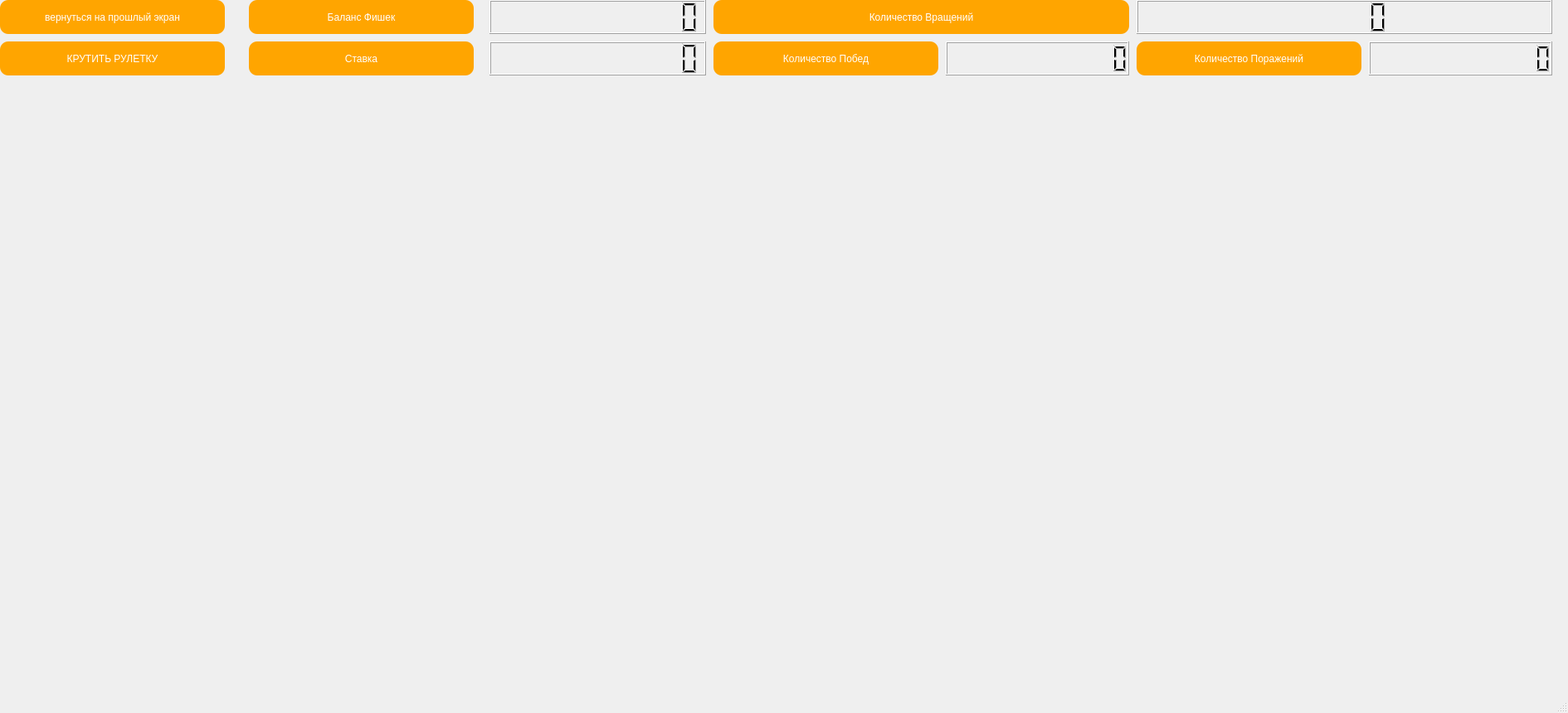
<?xml version="1.0" encoding="UTF-8"?>
<ui version="4.0">
 <class>RouletteGame</class>
 <widget class="QMainWindow" name="RouletteGame">
  <property name="geometry">
   <rect>
    <x>0</x>
    <y>0</y>
    <width>1890</width>
    <height>860</height>
   </rect>
  </property>
  <property name="windowTitle">
   <string>MainWindow</string>
  </property>
  <property name="styleSheet">
   <string notr="true">QMainWindow

{
background-image: url(:/source/resource/backgroungroulette.png);
}</string>
  </property>
  <widget class="QWidget" name="centralwidget">
   <widget class="QPushButton" name="pushButton">
    <property name="geometry">
     <rect>
      <x>0</x>
      <y>0</y>
      <width>271</width>
      <height>41</height>
     </rect>
    </property>
    <property name="styleSheet">
     <string notr="true">QPushButton
{
border:none;
color:white;
background-color:orange;
font: 600 10.5pt &quot;Liberation Serif&quot;;
position: absolute;
border-radius: 10px;
}
QPushButton:Hover
{
    background-color:rgb(255,145,0);
	border-radius: 10px;
}
QPushButton:pressed
{
	background-color:rgb(0,12,0);
	color:rgb(0,255,0);
	border-radius: 10px;
	
}</string>
    </property>
    <property name="text">
     <string>вернуться на прошлый экран</string>
    </property>
   </widget>
   <widget class="QPushButton" name="on_pushButton_2">
    <property name="geometry">
     <rect>
      <x>0</x>
      <y>50</y>
      <width>271</width>
      <height>41</height>
     </rect>
    </property>
    <property name="styleSheet">
     <string notr="true">QPushButton
{
border:none;
color:white;
background-color:orange;
font: 600 10.5pt &quot;Liberation Serif&quot;;
position: absolute;
border-radius: 10px;
}
QPushButton:Hover
{
    background-color:rgb(255,145,0);
	border-radius: 10px;
}
QPushButton:pressed
{
	background-color:rgb(0,12,0);
	color:rgb(0,255,0);
	border-radius: 10px;
	
}</string>
    </property>
    <property name="text">
     <string>КРУТИТЬ РУЛЕТКУ</string>
    </property>
   </widget>
   <widget class="QPushButton" name="on_pushButton_3">
    <property name="geometry">
     <rect>
      <x>300</x>
      <y>0</y>
      <width>271</width>
      <height>41</height>
     </rect>
    </property>
    <property name="styleSheet">
     <string notr="true">QPushButton
{
border:none;
color:white;
background-color:orange;
font: 600 10.5pt &quot;Liberation Serif&quot;;
position: absolute;
border-radius: 10px;
}
QPushButton:Hover
{
    background-color:rgb(255,145,0);
	border-radius: 10px;
}
QPushButton:pressed
{
	background-color:rgb(0,12,0);
	color:rgb(0,255,0);
	border-radius: 10px;
	
}</string>
    </property>
    <property name="text">
     <string>Баланс Фишек</string>
    </property>
   </widget>
   <widget class="QLCDNumber" name="lcdNumber">
    <property name="geometry">
     <rect>
      <x>590</x>
      <y>0</y>
      <width>261</width>
      <height>41</height>
     </rect>
    </property>
    <property name="digitCount">
     <number>12</number>
    </property>
   </widget>
   <widget class="QPushButton" name="on_pushButton_4">
    <property name="geometry">
     <rect>
      <x>300</x>
      <y>50</y>
      <width>271</width>
      <height>41</height>
     </rect>
    </property>
    <property name="styleSheet">
     <string notr="true">QPushButton
{
border:none;
color:white;
background-color:orange;
font: 600 10.5pt &quot;Liberation Serif&quot;;
position: absolute;
border-radius: 10px;
}
QPushButton:Hover
{
    background-color:rgb(255,145,0);
	border-radius: 10px;
}
QPushButton:pressed
{
	background-color:rgb(0,12,0);
	color:rgb(0,255,0);
	border-radius: 10px;
	
}</string>
    </property>
    <property name="text">
     <string>Ставка</string>
    </property>
   </widget>
   <widget class="QLCDNumber" name="lcdNumber_2">
    <property name="geometry">
     <rect>
      <x>590</x>
      <y>50</y>
      <width>261</width>
      <height>41</height>
     </rect>
    </property>
    <property name="maximumSize">
     <size>
      <width>454545</width>
      <height>454545</height>
     </size>
    </property>
    <property name="digitCount">
     <number>12</number>
    </property>
   </widget>
   <widget class="QPushButton" name="on_pushButton_5">
    <property name="geometry">
     <rect>
      <x>860</x>
      <y>0</y>
      <width>501</width>
      <height>41</height>
     </rect>
    </property>
    <property name="styleSheet">
     <string notr="true">QPushButton
{
border:none;
color:white;
background-color:orange;
font: 600 10.5pt &quot;Liberation Serif&quot;;
position: absolute;
border-radius: 10px;
}
QPushButton:Hover
{
    border:none;
color:white;
background-color:orange;
font: 600 10.5pt &quot;Liberation Serif&quot;;
position: absolute;
border-radius: 10px;
}
QPushButton:pressed
{
	border:none;
color:white;
background-color:orange;
font: 600 10.5pt &quot;Liberation Serif&quot;;
position: absolute;
border-radius: 10px;
}</string>
    </property>
    <property name="text">
     <string>Количество Вращений</string>
    </property>
   </widget>
   <widget class="QPushButton" name="on_pushButton_6">
    <property name="geometry">
     <rect>
      <x>860</x>
      <y>50</y>
      <width>271</width>
      <height>41</height>
     </rect>
    </property>
    <property name="styleSheet">
     <string notr="true">QPushButton
{
border:none;
color:white;
background-color:orange;
font: 600 10.5pt &quot;Liberation Serif&quot;;
position: absolute;
border-radius: 10px;

}
QPushButton:Hover
{
    border:none;
color:white;
background-color:orange;
font: 600 10.5pt &quot;Liberation Serif&quot;;
position: absolute;
border-radius: 10px;
}
QPushButton:pressed
{
	border:none;
color:white;
background-color:orange;
font: 600 10.5pt &quot;Liberation Serif&quot;;
position: absolute;
border-radius: 10px;
}</string>
    </property>
    <property name="text">
     <string>Количество Побед</string>
    </property>
   </widget>
   <widget class="QLCDNumber" name="lcdNumber_3">
    <property name="geometry">
     <rect>
      <x>1370</x>
      <y>0</y>
      <width>501</width>
      <height>41</height>
     </rect>
    </property>
    <property name="digitCount">
     <number>5</number>
    </property>
   </widget>
   <widget class="QLCDNumber" name="lcdNumber_4">
    <property name="geometry">
     <rect>
      <x>1140</x>
      <y>50</y>
      <width>221</width>
      <height>41</height>
     </rect>
    </property>
    <property name="digitCount">
     <number>12</number>
    </property>
   </widget>
   <widget class="QPushButton" name="on_pushButton_7">
    <property name="geometry">
     <rect>
      <x>1370</x>
      <y>50</y>
      <width>271</width>
      <height>41</height>
     </rect>
    </property>
    <property name="styleSheet">
     <string notr="true">QPushButton
{
border:none;
color:white;
background-color:orange;
font: 600 10.5pt &quot;Liberation Serif&quot;;
position: absolute;
border-radius: 10px;

}
QPushButton:Hover
{
    border:none;
color:white;
background-color:orange;
font: 600 10.5pt &quot;Liberation Serif&quot;;
position: absolute;
border-radius: 10px;
}
QPushButton:pressed
{
	border:none;
color:white;
background-color:orange;
font: 600 10.5pt &quot;Liberation Serif&quot;;
position: absolute;
border-radius: 10px;
}</string>
    </property>
    <property name="text">
     <string>Количество Поражений</string>
    </property>
   </widget>
   <widget class="QLCDNumber" name="lcdNumber_5">
    <property name="geometry">
     <rect>
      <x>1650</x>
      <y>50</y>
      <width>221</width>
      <height>41</height>
     </rect>
    </property>
    <property name="digitCount">
     <number>12</number>
    </property>
   </widget>
  </widget>
  <widget class="QMenuBar" name="menubar">
   <property name="geometry">
    <rect>
     <x>0</x>
     <y>0</y>
     <width>1890</width>
     <height>21</height>
    </rect>
   </property>
  </widget>
  <widget class="QStatusBar" name="statusbar"/>
 </widget>
 <resources/>
 <connections/>
</ui>
